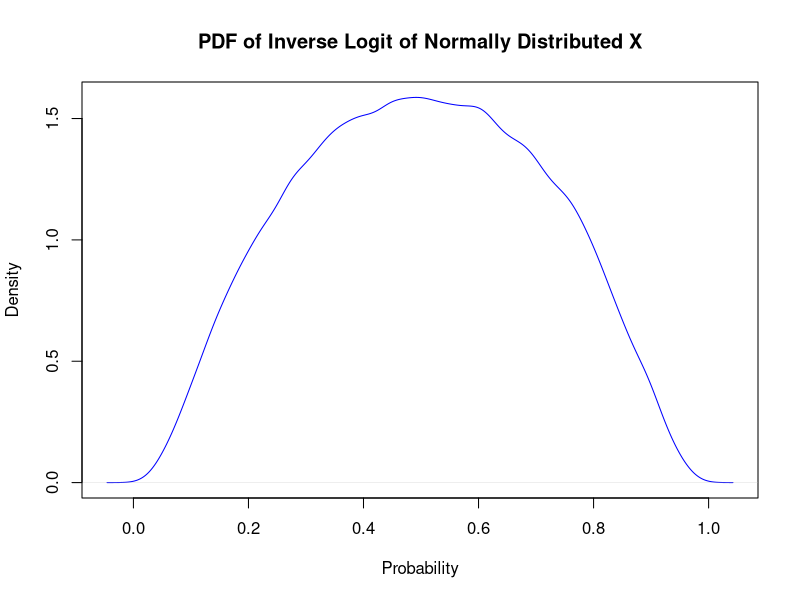
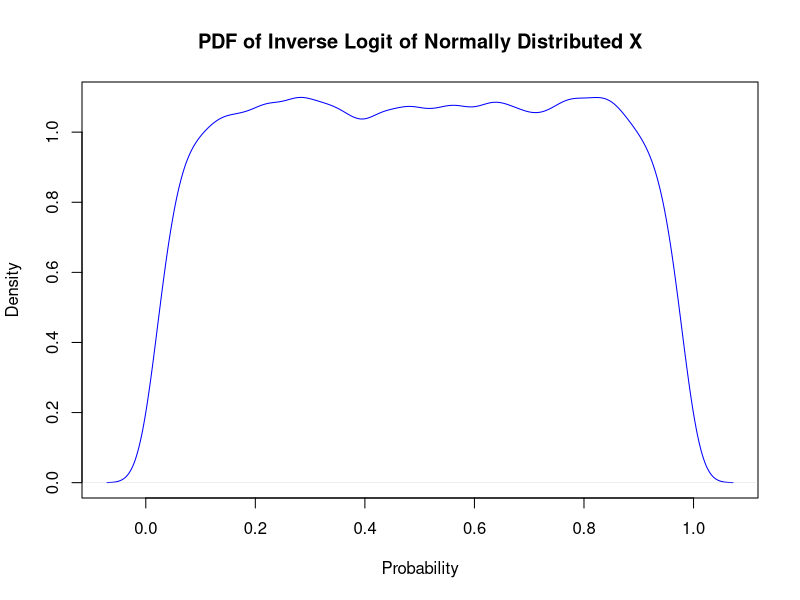
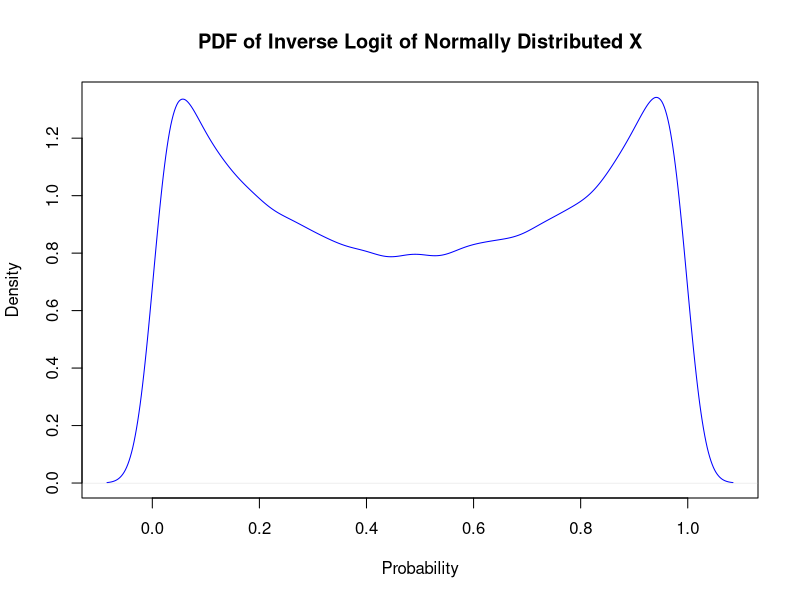
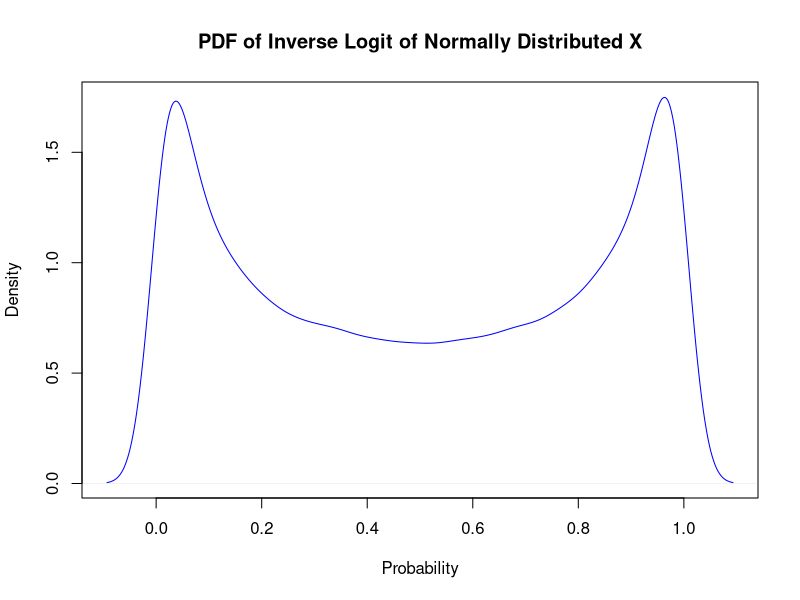
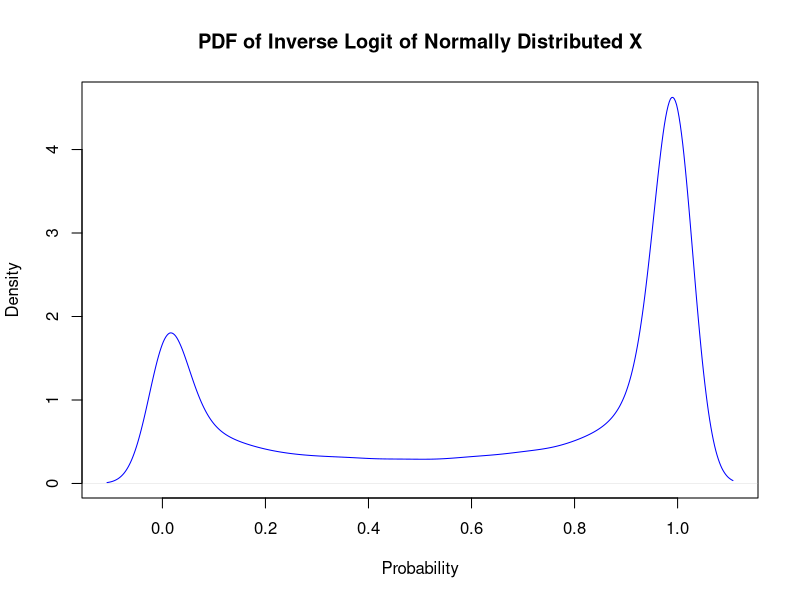
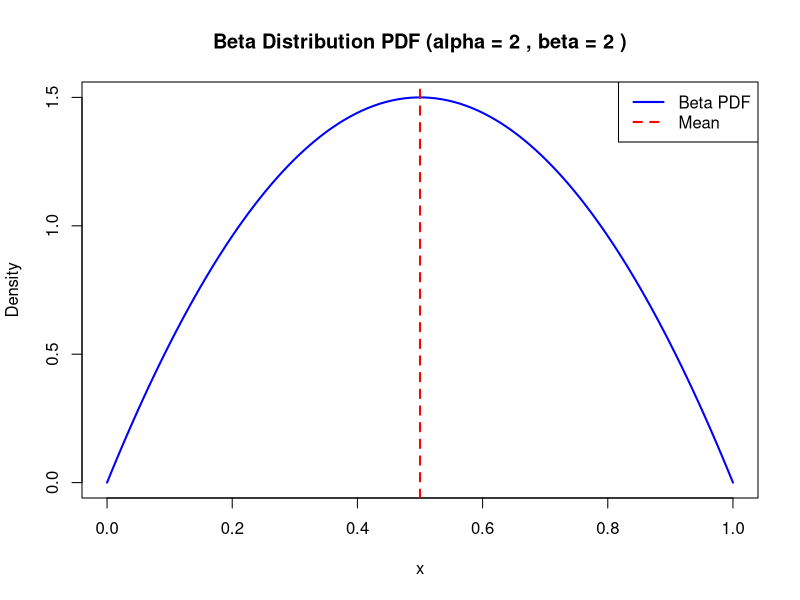
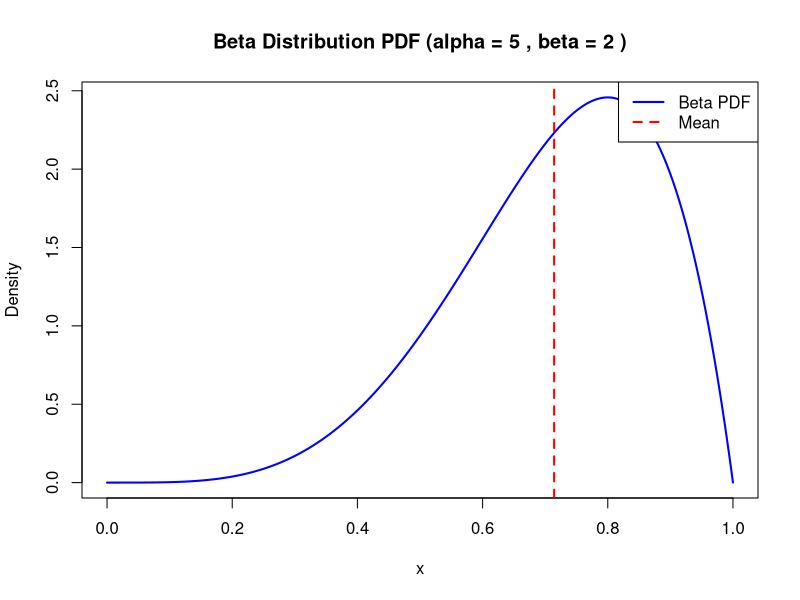
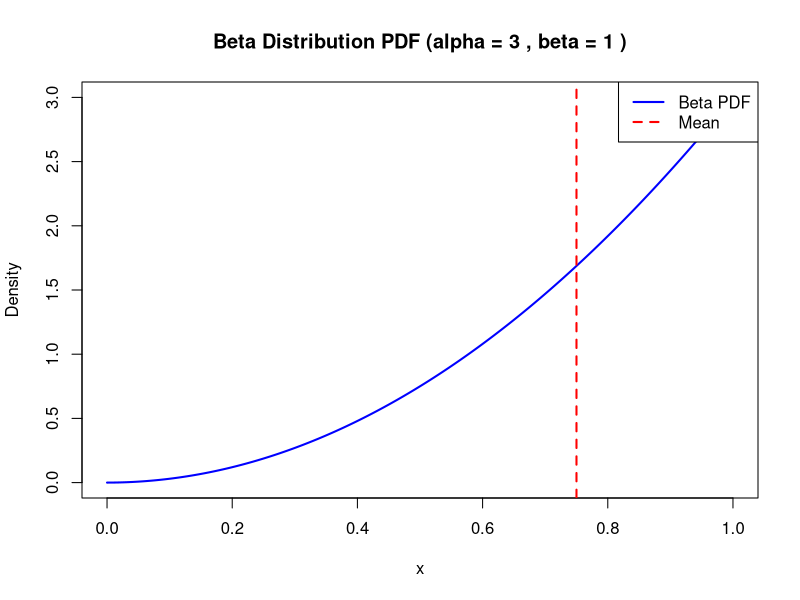

Here is the R script that generated these plots, in order: (Note: this script raises an error after producing the figures.)
plot_inverse_logit_pdf <- function(mean, sd, n = 100000) {
  # Define the inverse logit function
  inv_logit <- function(x) exp(x) / (1 + exp(x))
  
  # Sample x from the normal distribution
  x_samples <- rnorm(n, mean, sd)
  
  # Apply the inverse logit transformation
  probabilities <- inv_logit(x_samples)
  
  # Estimate the PDF using kernel density estimation
  pdf <- density(probabilities)
  
  # Plot the estimated PDF
  plot(pdf, main = "PDF of Inverse Logit of Normally Distributed X",
       xlab = "Probability", ylab = "Density", col = "blue")
}

# Example usage:
plot_inverse_logit_pdf(mean = 0, sd = 1)
plot_inverse_logit_pdf(mean = 0, sd = 1.5)
plot_inverse_logit_pdf(mean = 0, sd = 2)
plot_inverse_logit_pdf(mean = 0, sd = 2.5)
plot_inverse_logit_pdf(mean = 2 ,sd = 5)


plot_beta_pdf <- function(alpha, beta) {
  if (alpha <= 0 || beta <= 0) {
    stop("Alpha and Beta must be positive.")
  }
  
  curve(dbeta(x, alpha, beta), 
        from = 0, 
        to = 1, 
        n = 1000, 
        main = paste("Beta Distribution PDF (alpha =", alpha, ", beta =", beta, ")"),
        xlab = "x", 
        ylab = "Density",
        col = "blue",
        lwd = 2)
  
  # Adding the mean of the beta distribution
  abline(v = alpha / (alpha + beta), col = "red", lwd = 2, lty = 2)
  legend("topright", legend = c("Beta PDF", "Mean"), col = c("blue", "red"), lty = c(1, 2), lwd = 2)
}

# Example usage:
plot_beta_pdf(alpha = 2, beta = 2)
plot_beta_pdf(alpha = 5, beta = 2)
plot_beta_pdf(alpha = 3, beta = 1)
plot_beta_pdf(alpha = 3, beta = 4)

# Define the function
map_and_plot_kde <- function(mu, sd, n) {
  normal_values <- rnorm(n, mean = mu, sd = sd)
  mapped_values <- exp(normal_values)
  
  data <- data.frame(MappedValues = mapped_values)
  
  ggplot(data, aes(x = MappedValues)) +
    geom_density(fill="blue", alpha=0.5) +
    labs(title = "Kernel Density Estimate of Mapped Values",
         x = "Mapped Values",
         y = "Density") +
    theme_minimal() +
    coord_cartesian(xlim = c(0, 5)) # Cap the plot at 100 on the x-axis
}

# Example usage of the function
map_and_plot_kde(mu = 0, sd = 1, n = 1000)
map_and_plot_kde(mu = 0, sd = 1.5, n = 1000)
map_and_plot_kde(mu = 0, sd = 100, n = 1000)

plot_nb_samples <- function(mu = 0.1, alpha) {
  if (mu <= 0 || alpha <= 0) {
    stop("Mean and alpha must be positive")
  }
  
  size <- 1 / alpha
  prob <- size / (size + mu)
  
  samples <- rnbinom(n = 1000, size = size, prob = prob)
  
  hist(samples, main = paste("Negative Binomial Distribution\nMean:", mu, "Alpha:", alpha),
       xlab = "Samples", ylab = "Frequency", col = "lightblue", border = "black")
}
plot_po_samples <- function(mu = 0.1) {
  samples <- rpois(n=1000, lambda=mu)
  hist(samples, main = paste("Poisson Distribution\nMean:", mu),
       xlab = "Samples", ylab = "Frequency", col = "lightblue", border = "black")
}
# Example usage
plot_nb_samples(mu = 1, alpha = 2)
plot_nb_samples(mu = 0.8, alpha = 2)
plot_nb_samples(mu = 0.6, alpha = 2)
plot_nb_samples(mu = 0.4, alpha = 2)
plot_nb_samples(mu = 0.2, alpha = 2)
plot_nb_samples(mu = 0.01, alpha = 2)

plot_nb_samples(mu = 10, alpha = 0.00001)
plot_po_samples(mu = 10)

